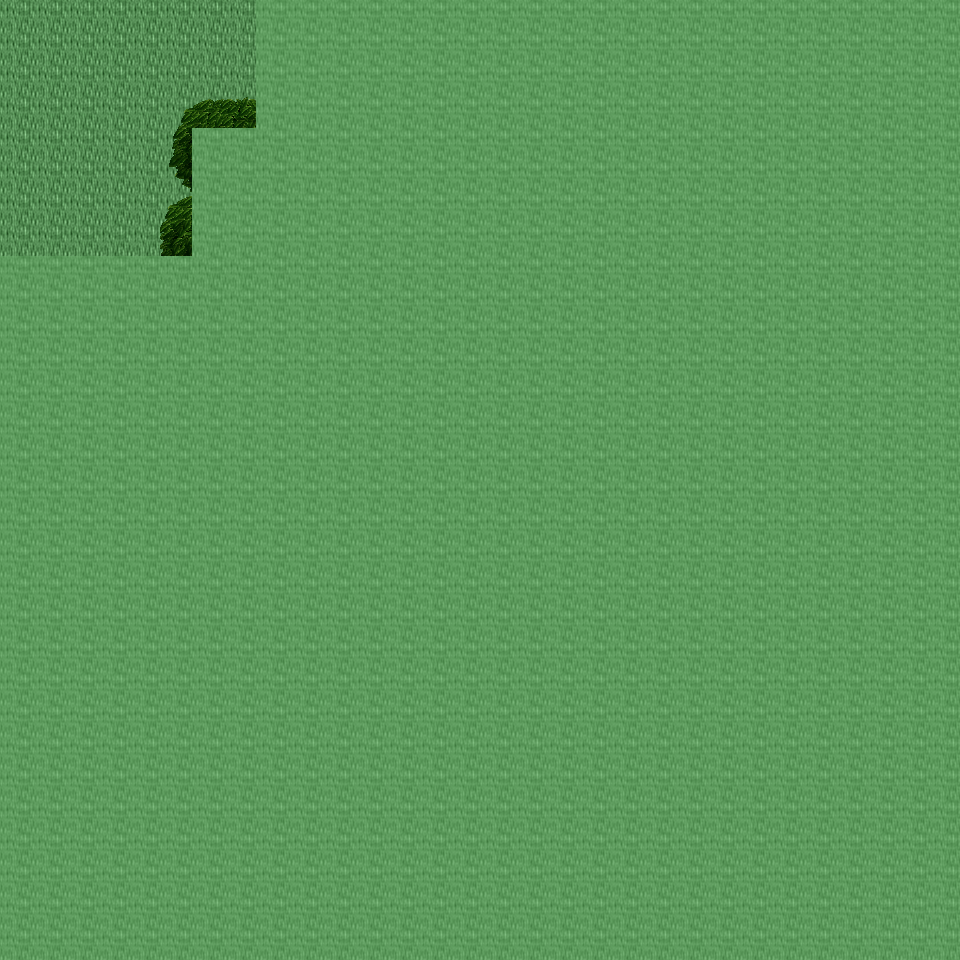

Tiled map render using the project's own tile images. Description and the map definition, with tile-layer contents summarised, below:
An orthogonal 30x30 tile map with 32x32 px tiles, 6 tile layers (Ground, Object, Object2, Above, ...), 26 tilesets and 2 objects (2x mapchange).

<map version="1.0" orientation="orthogonal" renderorder="right-down" width="30" height="30" tilewidth="32" tileheight="32" nextobjectid="3">
  <tileset firstgid="1" name="tileset_ground_ground" tilewidth="32" tileheight="32" tilecount="33" columns="3">
    <image source="../drawable/tileset_ground_ground.png" width="96" height="352" />
  </tileset>
  <tileset firstgid="34" name="tileset_ground_ice_ice" tilewidth="32" tileheight="32" tilecount="3" columns="3">
    <image source="../drawable/tileset_ground_ice_ice.png" width="96" height="32" />
  </tileset>
  <tileset firstgid="37" name="tileset_plant_flower_daisy_white" tilewidth="32" tileheight="32" tilecount="8" columns="2">
    <image source="../drawable/tileset_plant_flower_daisy_white.png" width="64" height="128" />
  </tileset>
  <tileset firstgid="45" name="tileset_ground_rock_pebbles" tilewidth="32" tileheight="32" tilecount="3" columns="1">
    <image source="../drawable/tileset_ground_rock_pebbles.png" width="32" height="96" />
  </tileset>
  <tileset firstgid="48" name="tileset_plant_grasses" tilewidth="32" tileheight="32" tilecount="6" columns="3">
    <image source="../drawable/tileset_plant_grasses.png" width="96" height="64" />
  </tileset>
  <tileset firstgid="54" name="tileset_plant_leaves" tilewidth="32" tileheight="32" tilecount="8" columns="4">
    <image source="../drawable/tileset_plant_leaves.png" width="128" height="64" />
  </tileset>
  <tileset firstgid="62" name="tileset_ground_grass_edges" tilewidth="32" tileheight="32" tilecount="36" columns="12">
    <image source="../drawable/tileset_ground_grass_edges.png" width="384" height="96" />
  </tileset>
  <tileset firstgid="98" name="tileset_plant_flower_daisy_yellow" tilewidth="32" tileheight="32" tilecount="8" columns="2">
    <image source="../drawable/tileset_plant_flower_daisy_yellow.png" width="64" height="128" />
  </tileset>
  <tileset firstgid="106" name="tileset_plant_bush_bushes" tilewidth="32" tileheight="32" tilecount="10" columns="5">
    <image source="../drawable/tileset_plant_bush_bushes.png" width="160" height="64" />
  </tileset>
  <tileset firstgid="116" name="tileset_plant_stump_stump_brown" tilewidth="32" tileheight="32" tilecount="4" columns="2">
    <image source="../drawable/tileset_plant_stump_stump_brown.png" width="64" height="64" />
  </tileset>
  <tileset firstgid="120" name="tileset_plant_stump_stump_green" tilewidth="32" tileheight="32" tilecount="4" columns="2">
    <image source="../drawable/tileset_plant_stump_stump_green.png" width="64" height="64" />
  </tileset>
  <tileset firstgid="124" name="tileset_item_pot_pot_golden" tilewidth="32" tileheight="32" tilecount="4" columns="4">
    <image source="../drawable/tileset_item_pot_pot_golden.png" width="128" height="32" />
  </tileset>
  <tileset firstgid="128" name="tileset_plant_tree_tree_darkgreen" tilewidth="32" tileheight="32" tilecount="88" columns="8">
    <image source="../drawable/tileset_plant_tree_tree_darkgreen.png" width="256" height="352" />
  </tileset>
  <tileset firstgid="216" name="tileset_plant_flower_daisy_blue" tilewidth="32" tileheight="32" tilecount="8" columns="2">
    <image source="../drawable/tileset_plant_flower_daisy_blue.png" width="64" height="128" />
  </tileset>
  <tileset firstgid="224" name="tileset_ground_water_water_bubbles" tilewidth="32" tileheight="32" tilecount="32" columns="8">
    <image source="../drawable/tileset_ground_water_water_bubbles.png" width="256" height="128" />
  </tileset>
  <tileset firstgid="256" name="tileset_ground_water_pool" tilewidth="32" tileheight="32" tilecount="72" columns="3">
    <image source="../drawable/tileset_ground_water_pool.png" width="96" height="768" />
  </tileset>
  <tileset firstgid="328" name="tileset_building_castle" tilewidth="32" tileheight="32" tilecount="320" columns="20">
    <image source="../drawable/tileset_building_castle.png" width="640" height="512" />
  </tileset>
  <tileset firstgid="648" name="tileset_ground_cobbled_paving" tilewidth="32" tileheight="32" tilecount="1" columns="1">
    <image source="../drawable/tileset_ground_cobbled_paving.png" width="32" height="32" />
  </tileset>
  <tileset firstgid="649" name="tileset_ground_grass_corners" tilewidth="32" tileheight="32" tilecount="24" columns="6">
    <image source="../drawable/tileset_ground_grass_corners.png" width="192" height="128" />
  </tileset>
  <tileset firstgid="673" name="tileset_building_fence_fence_chunky" tilewidth="32" tileheight="32" tilecount="21" columns="3">
    <image source="../drawable/tileset_building_fence_fence_chunky.png" width="96" height="224" />
  </tileset>
  <tileset firstgid="694" name="tileset_item_sign_large" tilewidth="32" tileheight="32" tilecount="15" columns="5">
    <image source="../drawable/tileset_item_sign_large.png" width="160" height="96" />
  </tileset>
  <tileset firstgid="709" name="tileset_building_decoration_fancy_gate" tilewidth="32" tileheight="32" tilecount="12" columns="3">
    <image source="../drawable/tileset_building_decoration_fancy_gate.png" width="96" height="128" />
  </tileset>
  <tileset firstgid="721" name="tileset_logic_collision" tilewidth="32" tileheight="32" tilecount="1" columns="1">
    <image source="../drawable/tileset_logic_collision.png" width="32" height="32" />
  </tileset>
  <tileset firstgid="722" name="tileset_ground_green_paving" tilewidth="32" tileheight="32" tilecount="18" columns="3">
    <image source="../drawable/tileset_ground_green_paving.png" width="96" height="192" />
  </tileset>
  <tileset firstgid="740" name="tileset_item_hen_nest" tilewidth="32" tileheight="32" tilecount="1" columns="1">
    <image source="../drawable/tileset_item_hen_nest.png" width="32" height="32" />
  </tileset>
  <tileset firstgid="741" name="tileset_building_barnyard" tilewidth="32" tileheight="32" tilecount="200" columns="8">
    <image source="../drawable/tileset_building_barnyard.png" width="256" height="800" />
  </tileset>
  <layer name="Ground" width="30" height="30">
    <data>[900 cells, 218 non-empty, 1 distinct tile ids]</data>
  </layer>
  <layer name="Object" width="30" height="30">
    <data>[900 cells, 1 non-empty, 1 distinct tile ids]</data>
  </layer>
  <layer name="Object2" width="30" height="30">
    <data>[900 cells, 6 non-empty, 6 distinct tile ids]</data>
  </layer>
  <layer name="Above" width="30" height="30">
    <data>[900 cells, 11 non-empty, 11 distinct tile ids]</data>
  </layer>
  <layer name="Above2" width="30" height="30">
    <data>[900 cells, 0 non-empty, 0 distinct tile ids]</data>
  </layer>
  <layer name="Walkable" width="30" height="30">
    <data>[900 cells, 844 non-empty, 1 distinct tile ids]</data>
  </layer>
  <objectgroup name="MapEvents">
    <object id="1" name="north" type="mapchange" x="0" y="0" width="256" height="32">
      <properties>
        <property name="map" value="0_ados_mountain_n2_w2_x3_y3" />
        <property name="place" value="south" />
      </properties>
    </object>
    <object id="2" name="west" type="mapchange" x="0" y="0" width="32" height="256">
      <properties>
        <property name="map" value="0_ados_mountain_n2_w2_x2_y4" />
        <property name="place" value="east" />
      </properties>
    </object>
  </objectgroup>
</map>
